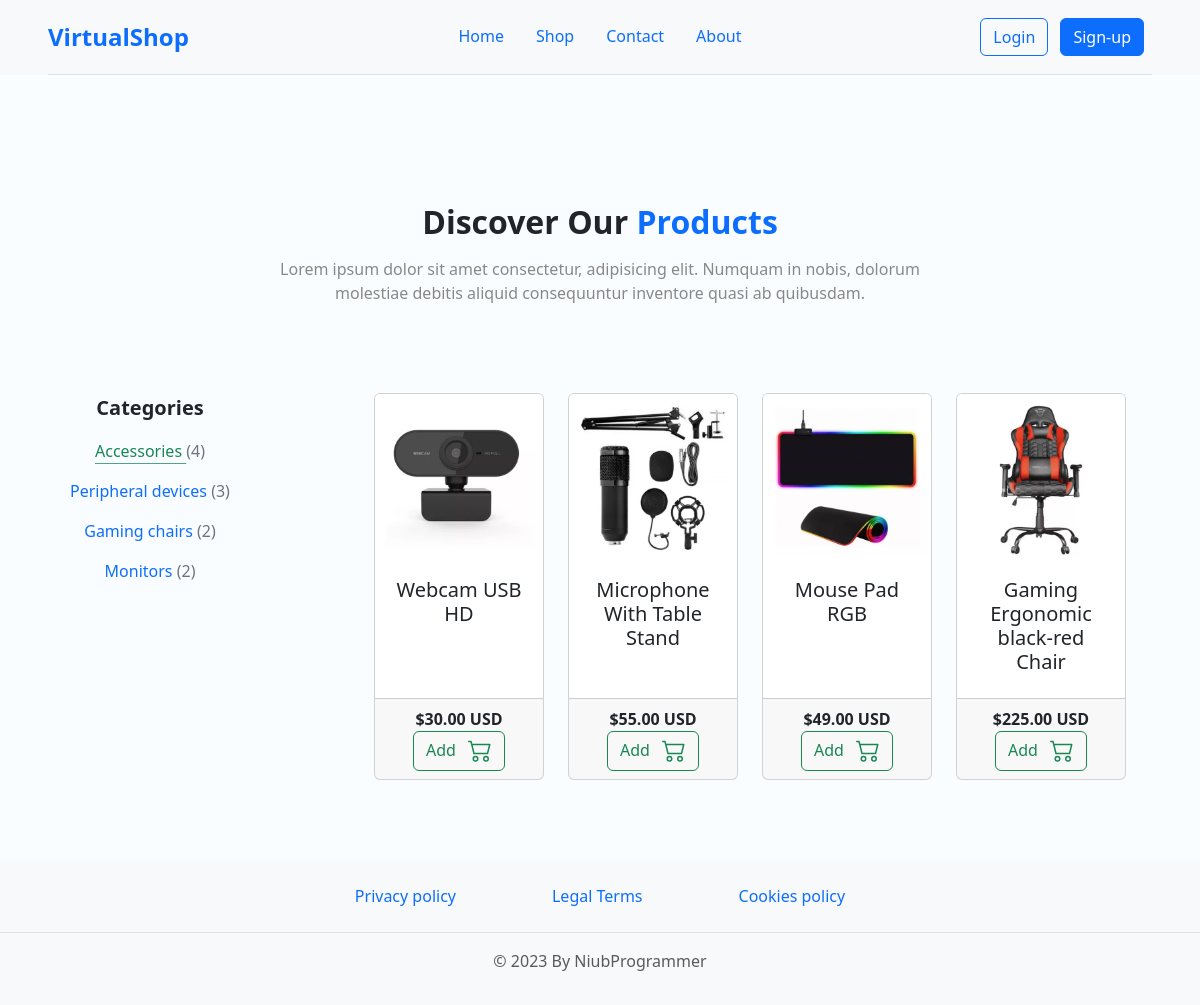
The page /shop/category/1/ on the database as committed earlier.
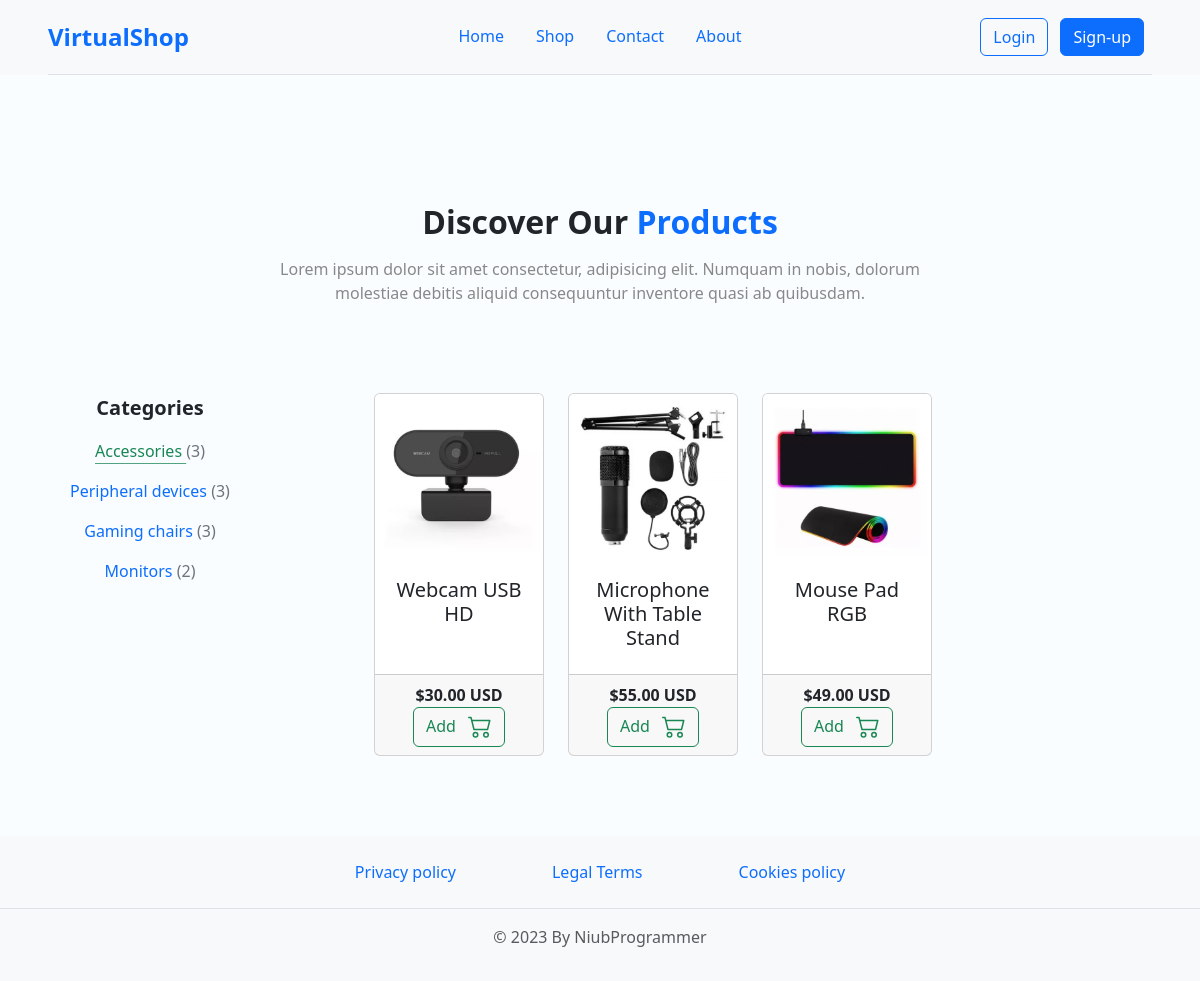
The same page on the database as committed later.
### shop_app/models.py (models this page shows, shortened)
class Category(models.Model):
    title = models.CharField(max_length=50)
    created_at = models.DateTimeField(auto_now_add=True)
    updated_at = models.DateTimeField(auto_now=True)
    def get_product_count(self):
        return self.product_set.count()
    class Meta:
        verbose_name = 'Category'
        verbose_name_plural = 'Categories'

class Product(models.Model):
    title = models.CharField(max_length=50)
    category = models.ForeignKey(Category, on_delete=models.CASCADE)
    image = models.ImageField(upload_to='shop_app/img', null=True, blank=True)
    price = models.DecimalField(decimal_places=2, max_digits=1000)
    available = models.BooleanField(default=False)
    created_at = models.DateTimeField(auto_now_add=True)
    updated_at = models.DateTimeField(auto_now=True)
    class Meta:
        verbose_name = 'Product'
        verbose_name_plural = 'Products'

### shop_app/views.py (the view)
# urls.py: path('category/<int:category_id>/', views.product_by_category, name='product_by_category'),
def product_by_category(request, category_id):
    category = Category.objects.get(id=category_id)
    products = Product.objects.filter(category=category)
    categories = Category.objects.all()
    return render(request, 'shop_app/shop.html', {'products': products, 'categories': categories, 'selected_category': category})

### shopping_cart_app/context_processor.py (called while the page is built)
def import_total_price(request, total = 0):
    if request.user.is_authenticated:
        for key, value in request.session["cart"].items():
            total += (float(value["price"]))
    else:
        total = 0
    return {"import_total_price": total}

### shop_app/templates/shop_app/shop.html (shortened to what this page needs)
{% extends 'web_project_app/base.html' %} {% load static %} {% block content %}
<div class="container">
    <div class="row">
        <div class="col"></div>
        <div class="col-md-8 px-5 my-5 text-center">
            <h1 class="fs-2 fw-bold mb-md-3 mb-4">Discover Our <span class="text-primary">Products</span></h1>
            <p class="p-gray">Lorem ipsum dolor sit amet consectetur, adipisicing elit. Numquam in nobis, dolorum molestiae debitis aliquid consequuntur inventore quasi ab quibusdam.</p>
        </div>
        <div class="col"></div>
    </div>
</div>
<div class="container-fluid text-center border-header">
    <div class="row">
        <div class="col-md-2 mx-auto mt-4">
            <p class="fw-semibold fs-5">Categories</p>
            {% for category in categories %}
                <div class="my-3">
                    <a
                        href="{% url 'product_by_category' category.id %}"
                        class="d-inline link-underline-opacity-{% if category == selected_category %}75 link-success link-offset-3{% else %}0 link-primary{% endif %}">
                        {{ category.title }}
                    </a>
                    <p class="d-inline text-secondary">({{ category.get_product_count }})</p>
                    </div>
            {% endfor %}
        </div>
        <div class="col-md-8 row mx-auto mt-0 row-cols-1 row-cols-md-2 row-cols-xl-4 g-4">
            {% for product in products %}
                <div class="col">
                    <div class="card h-100">
                        <img src="{{ product.image.url }}" class="img-fluid card-img-top" alt="Product image">
                        <div class="card-body">
                            <h5 class="card-title">{{ product.title }}</h5>
                        </div>
                        <div class="card-footer row mx-0">
                            <p class="col m-auto fw-semibold">${{ product.price }} USD</p>
                            <div class="col">
                                <a class="btn btn-outline-success" href="{% url 'shopping_cart_app:add' product.id %}">
                                    <span class="me-2">Add</span>
                                </a>
                            </div>
                        </div>
                    </div>
                </div>
            {% endfor %}
        </div>
    </div>
</div>
{% endblock %}

### web_project_app/templates/web_project_app/base.html (shortened to what this page needs)
<!DOCTYPE html>
<html lang="en">
  <head>
    {% load static %}
    <link
      href="https://cdn.jsdelivr.net/npm/bootstrap@5.3.0/dist/css/bootstrap.min.css"
      rel="stylesheet"
    />
    <link href="{% static 'web_project_app/css/styles.css' %}" rel="stylesheet" />
  </head>
  <body>
    <nav class="bg-light px-5 {% if request.path != '/' %}border-header{% endif %}">
      <header class="d-flex flex-wrap align-items-center justify-content-center justify-content-md-between py-3 border-bottom">
        <div class="col-md-3 mb-2 mb-md-0">
          <span class="navbar-brand mb-0 fs-4 fw-bolder text-primary">VirtualShop</span>
        </div>
        <ul class="nav nav-underline col-12 col-md-auto mb-2 justify-content-center mb-md-0">
          <li class="nav-item"><a href="{% url 'Home' %}" class="nav-link px-2 {% if request.path == '/' %}active{% endif %}">Home</a></li>
          <li class="nav-item">
            <a href="{% url 'Shop' %}" class="nav-link px-2 {% if request.path == '/shop/' %}active{% endif %}">Shop</a>
          </li>
          <li class="nav-item">
            <a href="{% url 'Contact' %}" class="nav-link px-2 {% if request.path == '/contact/' %}active{% endif %}">Contact</a>
          </li>
          <li class="nav-item">
            <a href="{% url 'About' %}" class="nav-link px-2 {% if request.path == '/about/' %}active{% endif %}">About</a>
          </li>
        </ul>
        {% if user.is_authenticated %}
          <div class="col-md-3 text-end">
            <a class="btn btn-outline-primary me-2 disabled">Hello, {{ user.username }}</a>
            <a href="{% url 'Logout' %}" class="btn btn-primary me-2">Logout</a>
            <button type="button" class="btn btn-outline-secondary dropdown-toggle" type="button" id="dropdownMenuButton1" data-bs-toggle="dropdown" data-bs-auto-close="false" aria-expanded="false">
              <svg xmlns="http://www.w3.org/2000/svg" width="24" height="24" fill="currentColor" class="bi bi-cart2 col" viewBox="0 1.5 16 16">
                  <path d="M0 2.5A.5.5 0 0 1 .5 2H2a.5.5 0 0 1 .485.379L2.89 4H14.5a.5.5 0 0 1 .485.621l-1.5 6A.5.5 0 0 1 13 11H4a.5.5 0 0 1-.485-.379L1.61 3H.5a.5.5 0 0 1-.5-.5zM3.14 5l1.25 5h8.22l1.25-5H3.14zM5 13a1 1 0 1 0 0 2 1 1 0 0 0 0-2zm-2 1a2 2 0 1 1 4 0 2 2 0 0 1-4 0zm9-1a1 1 0 1 0 0 2 1 1 0 0 0 0-2zm-2 1a2 2 0 1 1 4 0 2 2 0 0 1-4 0z"></path>
              </svg>
            </button>
            <ul class="dropdown-menu dropdown-cart p-1">
              {% if request.session.cart.items %}
                {% for key, value in request.session.cart.items %}
                <li>
                  <span class="item row">
                    <div class="col-7 d-flex flex-column">
                      <span class="m-auto">{{ value.name|slice:":15"|add:"..." }}</span>
                      <span class="m-auto">${{ value.price }}</span>
                    </div>
                    <span class="col-2 text-center m-auto">{{ value.quantity }}</span>
                    <div class="col-3 text-center m-auto">
                      <a href="{% url 'shopping_cart_app:add' value.product_id %}" class="btn btn-success btn-sm">+</a>
                      <a href="{% url 'shopping_cart_app:del_one' value.product_id %}" class="btn btn-danger btn-sm" style="width: 28px;">-</a>
                    </div>
                  </span>
                </li>
                {% endfor %}
                <li>
                  <p class="text-center m-2"> Total: {{ import_total_price }} USD</p>
                </li>
                <div class="text-center">
                  <a href="#" class="btn btn-success m-3">Buy now</a>
                </div>
              {% else %}
                <div class="alert alert-danger m-2 text-center" role="alert">
                  Without products in cart
                </div>
              {% endif %}
            </ul>
          </div>
        {% else %}
          <div class="col-md-3 text-end">
            <a href="{% url 'Login' %}" class="btn btn-outline-primary me-2">Login</a>
            <a href="{% url 'Signup' %}" class="btn btn-primary me-2">Sign-up</a>
          </div>
        {% endif %}
      </header>
    </nav>
    {% block content %}{% endblock %}
    <footer class="bg-light py-3 mt-4">
      <ul class="nav justify-content-center border-bottom pb-3 mb-3">
        <li class="nav-item"><a href="#" class="nav-link px-5">Privacy policy</a></li>
        <li class="nav-item"><a href="#" class="nav-link px-5">Legal Terms</a></li>
        <li class="nav-item"><a href="#" class="nav-link px-5">Cookies policy</a></li>
      </ul>
      <p class="text-center text-body-secondary">© 2023 By NiubProgrammer</p>
    </footer>
  </body>
</html>

### web_project_app/static/web_project_app/css/styles.css (style rules this page uses)
body { background: #f5fcff70; background-attachment: fixed; background-position: center; background-size: cover; }
.border-header { margin-bottom: 5rem; }
.p-gray { color: #888; }

Rows that differ between the two databases and show on the page:
no longer on this page (row edited): Product: image (picture), title "Gaming Ergonomic black-red Chair", price "225.00"
computed for Category "Accessories": get_product_count "4" → "3"
computed for Category "Gaming chairs": get_product_count "2" → "3"
